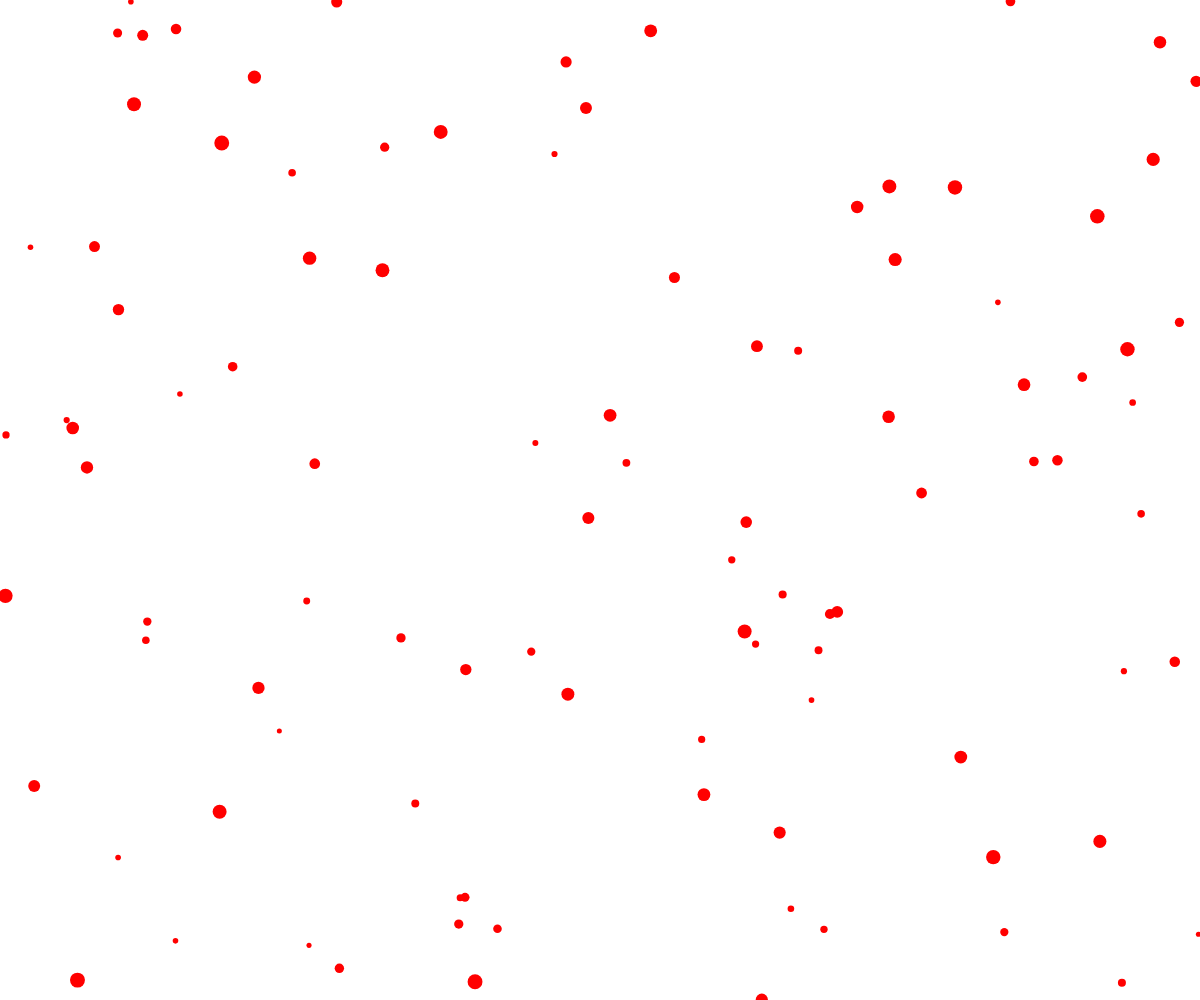
Frame 1 (no input)
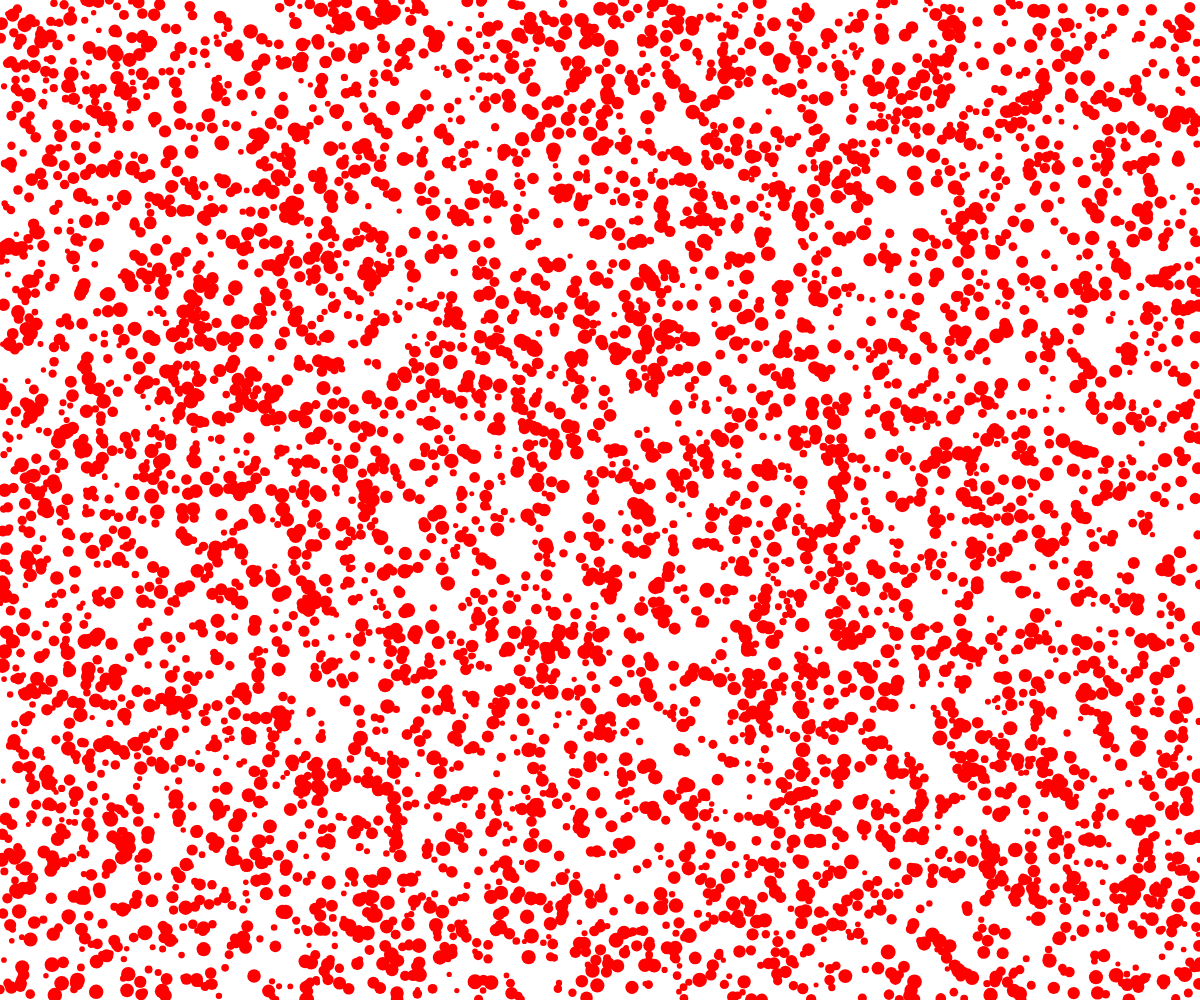
Frame 60 (no input)
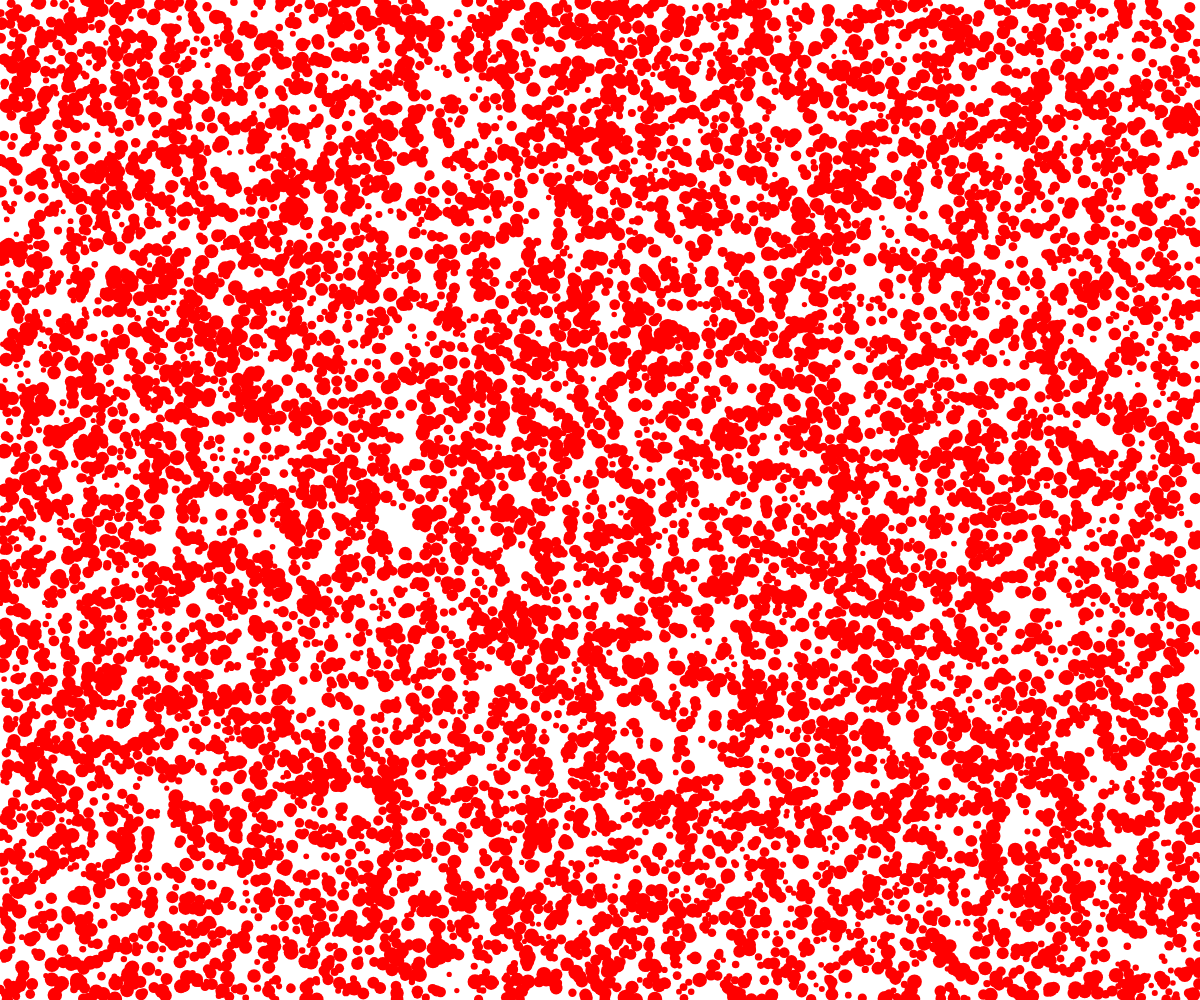
Frame 120 (the mouse pressed at the canvas centre since frame 60)

The p5.js sketch that drew these frames (run headless with seeded random() and noise() and a simulated clock; from frame 60 on, the mouse is pressed at the canvas centre):

// p5.js sketch
// ── sketch.js
let btn;
let numOfCircle=0;

function setup(){
const canvas=createCanvas(windowWidth,windowHeight)
canvas.addClass("background")
/*btn= createButton("click me")
btn.addClass('my-botton')
btn.mousePressed(btnPressed)*/
}

function btnPressed(){
    numOfCircle++;
}

function draw(){
  //  background(200);
    fill ('red')
    noStroke();
    for(let i=0;i<100;i++){
        circle(random(width),random(height),random(5,15));
    }


}

function windowResized(){

    resizeCanvas(windowWidth,windowHeight)
}
